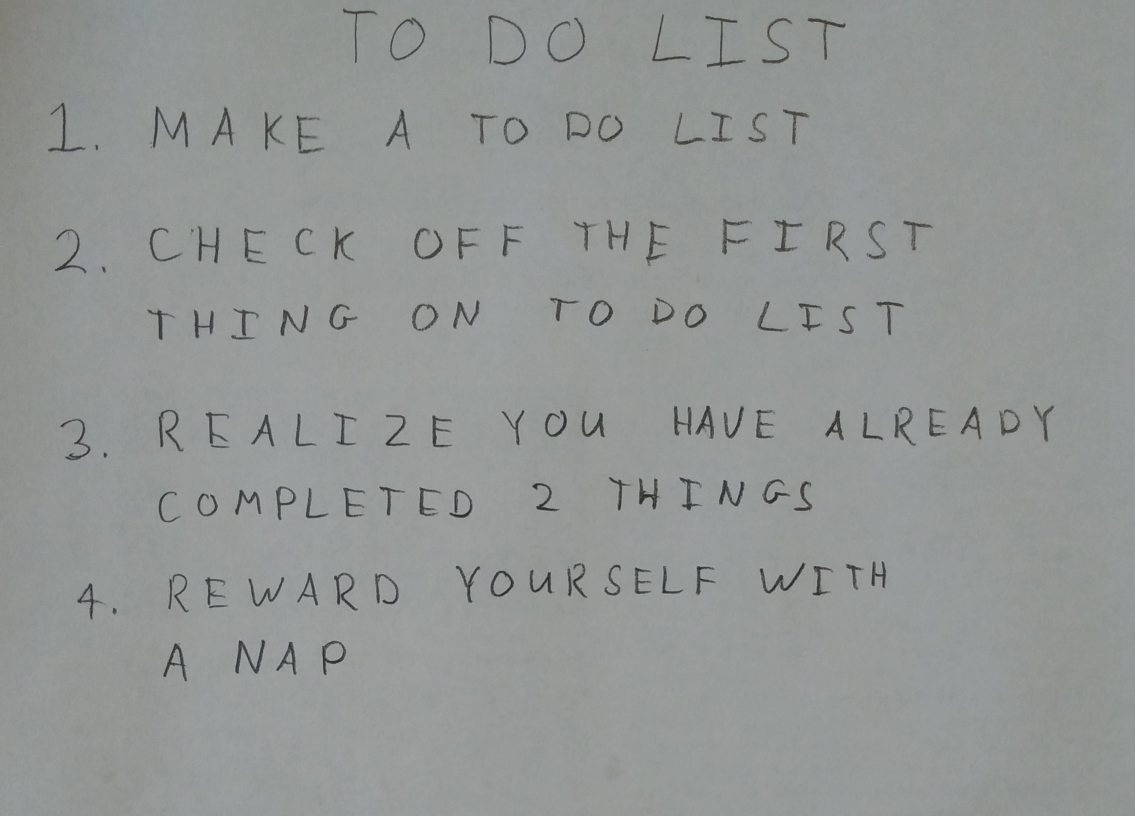
#> input picture HW5_Neural Networks for Recognition/images/01_list.jpg, 2270 x 1631 px (shown at 1/2 size); its folder holds only this picture in this run
$ python run_q4_test.py   (older library calls are emulated)
#> lines starting #> are read from the running program, lines starting #| are printed output that depends on the picture; after the words box and inside, x2 and y2 are one past the last pixel; in counts of white or black regions, pixels touching at a corner belong together
### HW5_Neural Networks for Recognition/python/q4.py
import numpy as np

import skimage
import skimage.measure
import skimage.color
import skimage.restoration
import skimage.filters
import skimage.morphology
import skimage.segmentation

# takes a color image
# returns a list of bounding boxes and black_and_white image
def findLetters(image):
    bboxes = []
    bw = None
    sigma_est = skimage.restoration.estimate_sigma(image, multichannel=False)
#> sigma_est = 2.46e-17
    im2 = skimage.restoration.denoise_wavelet(image,3*sigma_est,multichannel=True)
    grey = skimage.color.rgb2gray(image)
    thresh = skimage.filters.threshold_otsu(grey)
#> thresh = 0.45
    binary = (grey < thresh)#.astype(np.float)
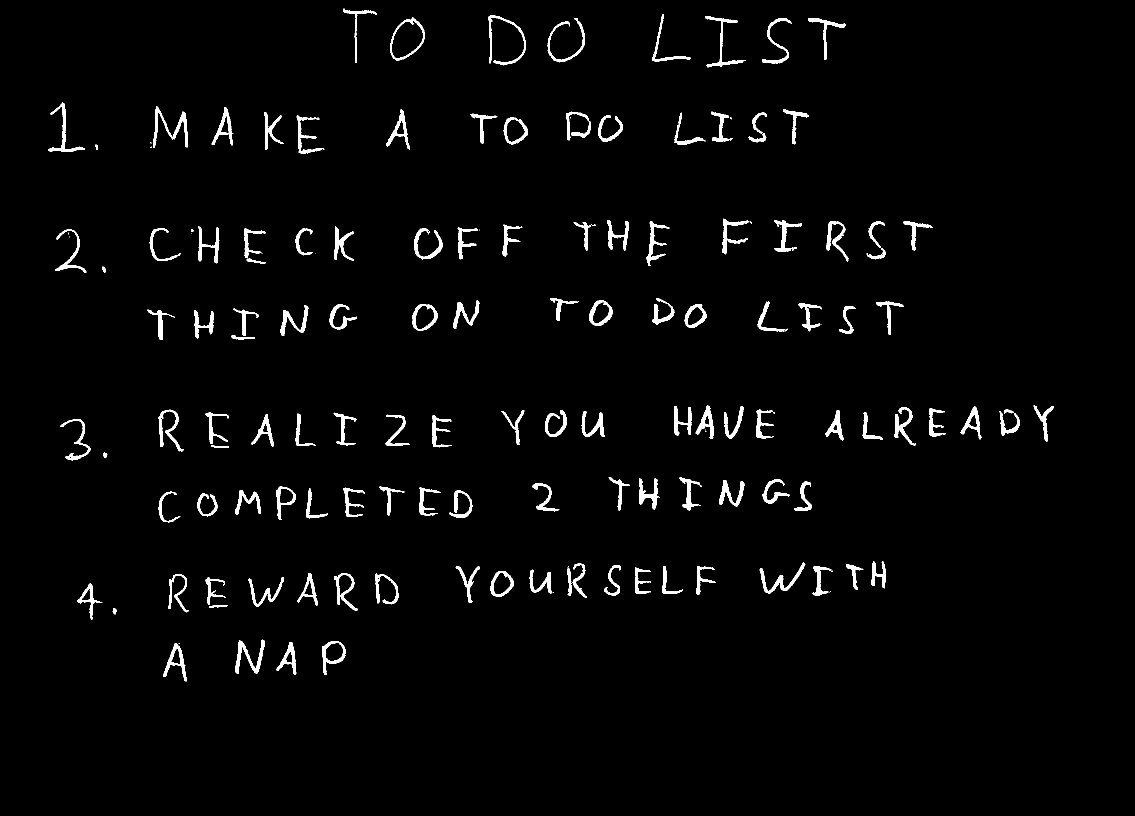
#> binary: shape (1631, 2270) bool (shown at 1/2 size); 2.4% white; 161 white regions (31 under 20 px), largest, box (x1, y1, x2, y2) and area: (306, 213, 376, 295) 1365, (471, 1279, 530, 1348) 1216, (1519, 1125, 1611, 1187) 1134
    sem = skimage.morphology.square(7)
    open2 = skimage.morphology.closing(binary,sem)
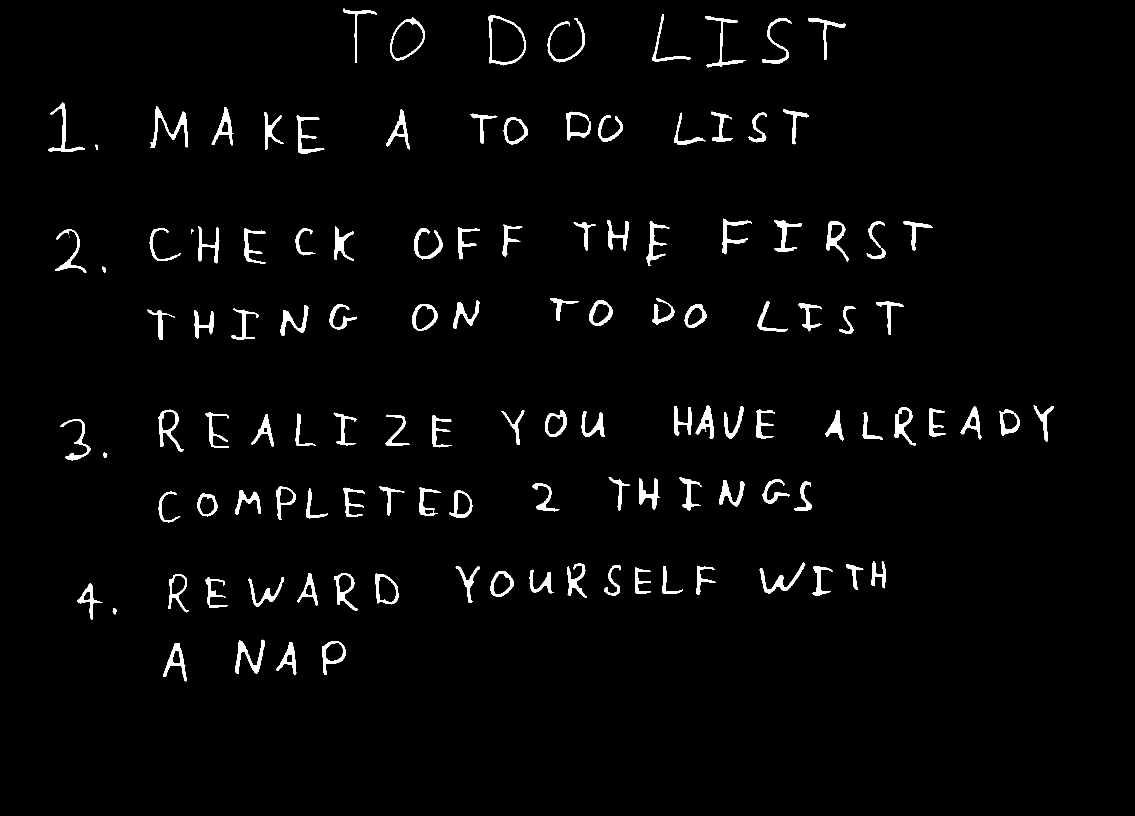
#> open2: shape (1631, 2270) bool (shown at 1/2 size); 2.5% white; 122 white regions (2 under 20 px), largest, box (x1, y1, x2, y2) and area: (301, 213, 376, 296) 1523, (471, 1279, 530, 1348) 1280, (1519, 1125, 1611, 1187) 1193
    opened = skimage.segmentation.clear_border(open2)
    labels = skimage.measure.label(opened)
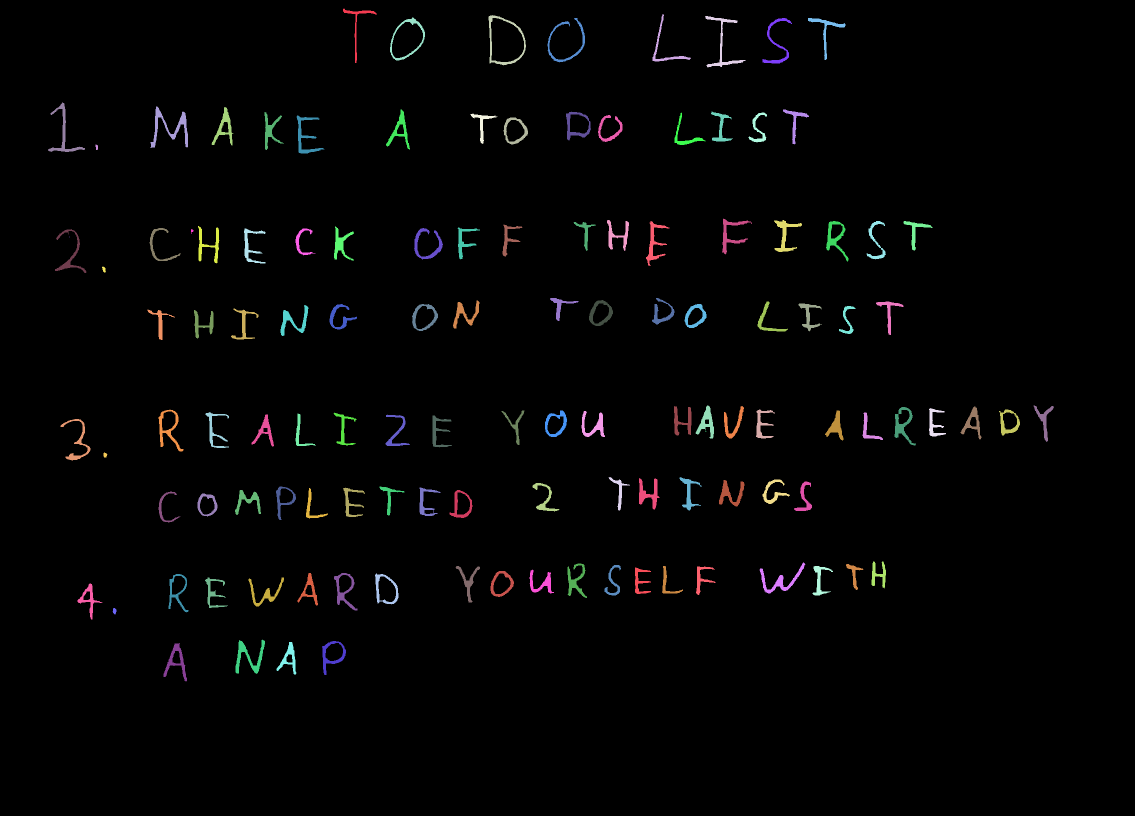
#> labels: shape (1631, 2270) int32 (shown at 1/2 size); 123 distinct labels, from 0 to 122; one colour per label, 0 black

    for region in skimage.measure.regionprops(labels):
        if region.area >= 100:
            bboxes.append(region.bbox)
#> this loop made 122 passes
#> after the loop, bboxes = 115 items, first 6: (17, 686, 126, 753), (28, 1305, 123, 1382), (30, 977, 131, 1052), (32, 1410, 135, 1491), (35, 780, 121, 850), (36, 1095, 125, 1170)
    bw = 1.0-binary
    bw = skimage.morphology.erosion(bw,skimage.morphology.square(3))
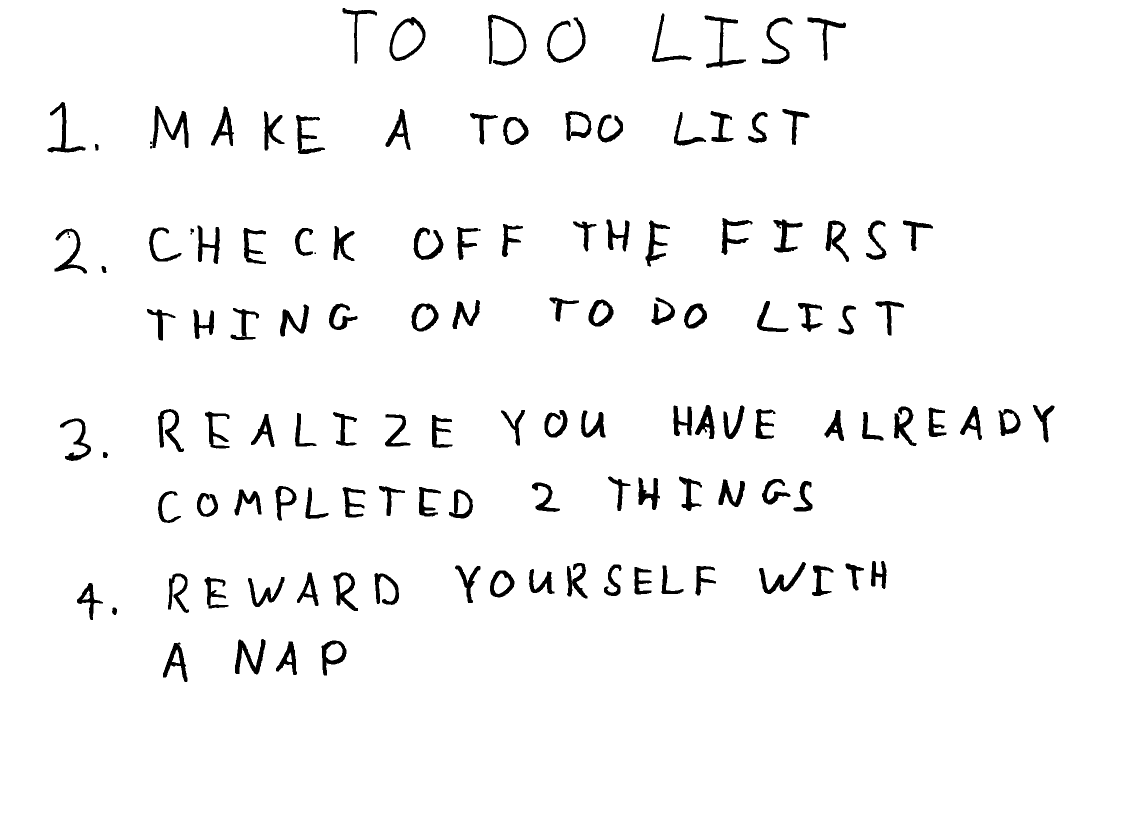
#> bw: shape (1631, 2270) float64 (shown at 1/2 size); values 0 (black) and 1 (white), 96.5% white; 126 black regions (6 under 20 px), largest, box (x1, y1, x2, y2) and area: (305, 212, 377, 296) 1999, (976, 29, 1053, 132) 1827, (470, 1278, 531, 1349) 1696
    return bboxes, bw

### HW5_Neural Networks for Recognition/python/nn.py
import numpy as np
from util import *
# do not include any more libraries here!
# do not put any code outside of functions!

############################## Q 2.1 ##############################
# initialize b to 0 vector
# b should be a 1D array, not a 2D array with a singleton dimension
# we will do XW + b.
# X be [Examples, Dimensions]
# [12 lines left out: function initialize_weights, not called in this run]

############################## Q 2.2.1 ##############################
# x is a matrix
# a sigmoid activation function
def sigmoid(x):
    res = None

    ##########################
    ##### your code here #####
    ##########################
    res = 1 / (1 + np.exp(-x))

    return res

############################## Q 2.2.1 ##############################
def forward(X, params, name='', activation=sigmoid):
    """
    Do a forward pass

    Keyword arguments:
    X -- input vector [Examples x D]
    params -- a dictionary containing parameters
    name -- name of the layer
    activation -- the activation function (default is sigmoid)
    """
    pre_act, post_act = None, None
    # get the layer parameters
    W = params['W' + name]
    b = params['b' + name]


    ##########################
    ##### your code here #####
    ##########################
    pre_act = X @ W + b
    post_act = activation(pre_act)

    # store the pre-activation and post-activation values
    # these will be important in backprop
    params['cache_' + name] = (X, pre_act, post_act)

    return post_act

############################## Q 2.2.2  ##############################
# x is [examples,classes]
# softmax should be done for each row
def softmax(x):
    res = None

    ##########################
    ##### your code here #####
    ##########################
    # Add translation c for numerical stability
    c = -np.max(x, axis = 1).reshape(-1, 1)
    x += c
    # Compute softmax
    numerator = np.exp(x)
    denominator = np.sum(numerator, axis = 1).reshape(-1, 1)
    res = numerator / denominator

    return res

############################## Q 2.2.3 ##############################
# compute total loss and accuracy
# y is size [examples,classes]
# probs is size [examples,classes]
# [19 lines left out: function compute_loss_and_acc, not called in this run]

############################## Q 2.3 ##############################
# we give this to you
# because you proved it
# it's a function of post_act
def sigmoid_deriv(post_act):
    res = post_act*(1.0-post_act)
    return res

# [55 lines left out: functions backwards, get_random_batches, not called in this run]

### HW5_Neural Networks for Recognition/python/run_q4_test.py
import os
import numpy as np
import matplotlib.pyplot as plt
import matplotlib.patches

import skimage
import skimage.measure
import skimage.color
import skimage.restoration
import skimage.io
import skimage.filters
import skimage.morphology
import skimage.segmentation
import skimage.transform

from nn import *
from q4 import *
# do not include any more libraries here!
# no opencv, no sklearn, etc!
import warnings
warnings.simplefilter(action='ignore', category=FutureWarning)
warnings.simplefilter(action='ignore', category=UserWarning)

for img in os.listdir('../images'):
    im1 = skimage.img_as_float(skimage.io.imread(os.path.join('../images',img)))
    bboxes, bw = findLetters(im1)

    plt.imshow(bw, cmap='gray')
    for bbox in bboxes:
        minr, minc, maxr, maxc = bbox
        rect = matplotlib.patches.Rectangle((minc, minr), maxc - minc, maxr - minr,
                                fill=False, edgecolor='red', linewidth=2)
        plt.gca().add_patch(rect)
#> this loop made 115 passes
#> (minr, minc, maxr, maxc) on passes 1 to 12: (17, 686, 126, 753), (28, 1305, 123, 1382), (30, 977, 131, 1052), (32, 1410, 135, 1491), (35, 780, 121, 850), (36, 1095, 125, 1170), (36, 1525, 127, 1584), (36, 1616, 120, 1691), (205, 96, 304, 170), (213, 301, 296, 376), (214, 423, 291, 467), (219, 772, 299, 820)
    plt.show()
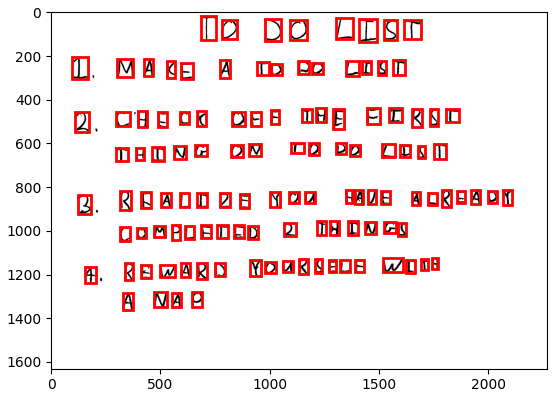
#> figure drawn by matplotlib, 1 panel
    # find the rows using..RANSAC, counting, clustering, etc.
    heights = [bbox[2]-bbox[0] for bbox in bboxes]
#> heights = 115 values, max 109 at index 0, min 46 at index 39, mean 65.61
    mean_height = sum(heights)/len(heights)
#> mean_height = 65.61
    # sort the bounding boxes with center y
    centers = [((bbox[2]+bbox[0])//2, (bbox[3]+bbox[1])//2, bbox[2]-bbox[0], bbox[3]-bbox[1]) for bbox in bboxes]
#> centers = 115 items, first 6: (71, 719, 109, 67), (75, 1343, 95, 77), (80, 1014, 101, 75), (83, 1450, 103, 81), (78, 815, 86, 70), (80, 1132, 89, 75)
    centers = sorted(centers, key=lambda p: p[0])
#> centers = 115 items, first 6: (71, 719, 109, 67), (75, 1343, 95, 77), (78, 815, 86, 70), (78, 1653, 84, 75), (80, 1014, 101, 75), (80, 1132, 89, 75)
    rows = []
    pre_h = centers[0][0]
#> pre_h = 71
    # cluster rows
    row = []
    for c in centers:
        if c[0] > pre_h + mean_height:
            row = sorted(row, key=lambda p: p[1])
            rows.append(row)
            row = [c]
            pre_h = c[0]
        else:
            row.append(c)
#> this loop made 115 passes
#> pre_h on passes 9, 23, 40, 55, 77, 93: 252, 471, 619, 841, 983, 1150
#> after the loop, pre_h = 1313; row = [(1313, 500, 69, 59), (1316, 668, 68, 48), (1316, 573, 65, 40), (1324, 350, 77, 47)]; rows = 7 items
    row = sorted(row, key=lambda p: p[1])
#> row = [(1324, 350, 77, 47), (1313, 500, 69, 59), (1316, 573, 65, 40), (1316, 668, 68, 48)]
    rows.append(row)

    # crop the bounding boxes
    # note.. before you flatten, transpose the image (that's how the dataset is!)
    # consider doing a square crop, and even using np.pad() to get your images looking more like the dataset
    kernel = np.array([[0, 1, 0], [1, 1, 1], [0, 1, 0]])
    data = []
    for row in rows:
        row_data = []
        for y, x, h, w in row:
            # crop out the character
            crop = bw[y-h//2:y+h//2, x-w//2:x+w//2]
            # pad it to square
            h_pad, w_pad = 0, 0
            if h > w:
                h_pad = h//20
                w_pad = (h-w)//2+h_pad
            elif h < w:
                w_pad = w//20
                h_pad = (w-h)//2+w_pad
            crop = np.pad(crop, ((h_pad, h_pad), (w_pad, w_pad)), 'constant', constant_values=(1, 1))
            # resize to 32*32
            crop = skimage.transform.resize(crop, (32, 32))
            crop = skimage.morphology.erosion(crop, kernel)
            # plt.figure()
            # plt.imshow(crop)
            # plt.show()
            crop = np.transpose(crop)
            row_data.append(crop.flatten())
        data.append(np.array(row_data))
#> this loop made 8 passes
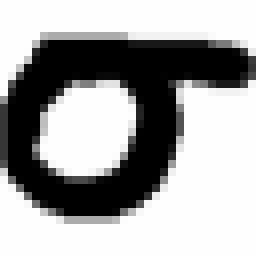
#> crop: shape (32, 32) float64 (shown 8 times larger); min 0, max 1, mean 0.648
#> after the loop, data = 8 items

    # load the weights
    # run the crops through your neural network and print them out
    import pickle
    import string
    letters = np.array([_ for _ in string.ascii_uppercase[:26]] + [str(_) for _ in range(10)])
    params = pickle.load(open('q3_weights.pickle', 'rb'))
#> (reads HW5_Neural Networks for Recognition/python/q3_weights.pickle from the repository)

    ind2c = {0: 'A', 1: 'B', 2: 'C', 3: 'D', 4: 'E', 5: 'F', 6: 'G', 7: 'H', 8: 'I', 9: 'J',
             10: 'K', 11: 'L', 12: 'M', 13: 'N', 14: 'O', 15: 'P', 16: 'Q', 17: 'R', 18: 'S', 19: 'T',
             20: 'U', 21: 'V', 22: 'W', 23: 'X', 24: 'Y', 25: 'Z', 26: '0', 27: '1', 28: '2', 29: '3',
             30: '4', 31: '5', 32: '6', 33: '7', 34: '8', 35: '9'}
    for row_data in data:
        h1 = forward(row_data, params, 'layer1')
        probs = forward(h1, params, 'output', softmax)
        row_s = ''
        for i in range(probs.shape[0]):
            ind = np.where(probs[i, :] == np.max(probs[i, :]))[0][0]
            row_s += ind2c[ind]

        print(row_s)
#> this loop made 8 passes
#| TODQLIST
#| IM3K6ATDDQLIIT
#| 2CHEEKQFF7HEFIRST
#| TUINGQNTQDQLIIT
#| 3REALIZEYQWHAUEALR6ADT
#| LQMPL5TLD27HINGI
#| 9RFWARDYQWRIFLEWITB
#| ANAP
